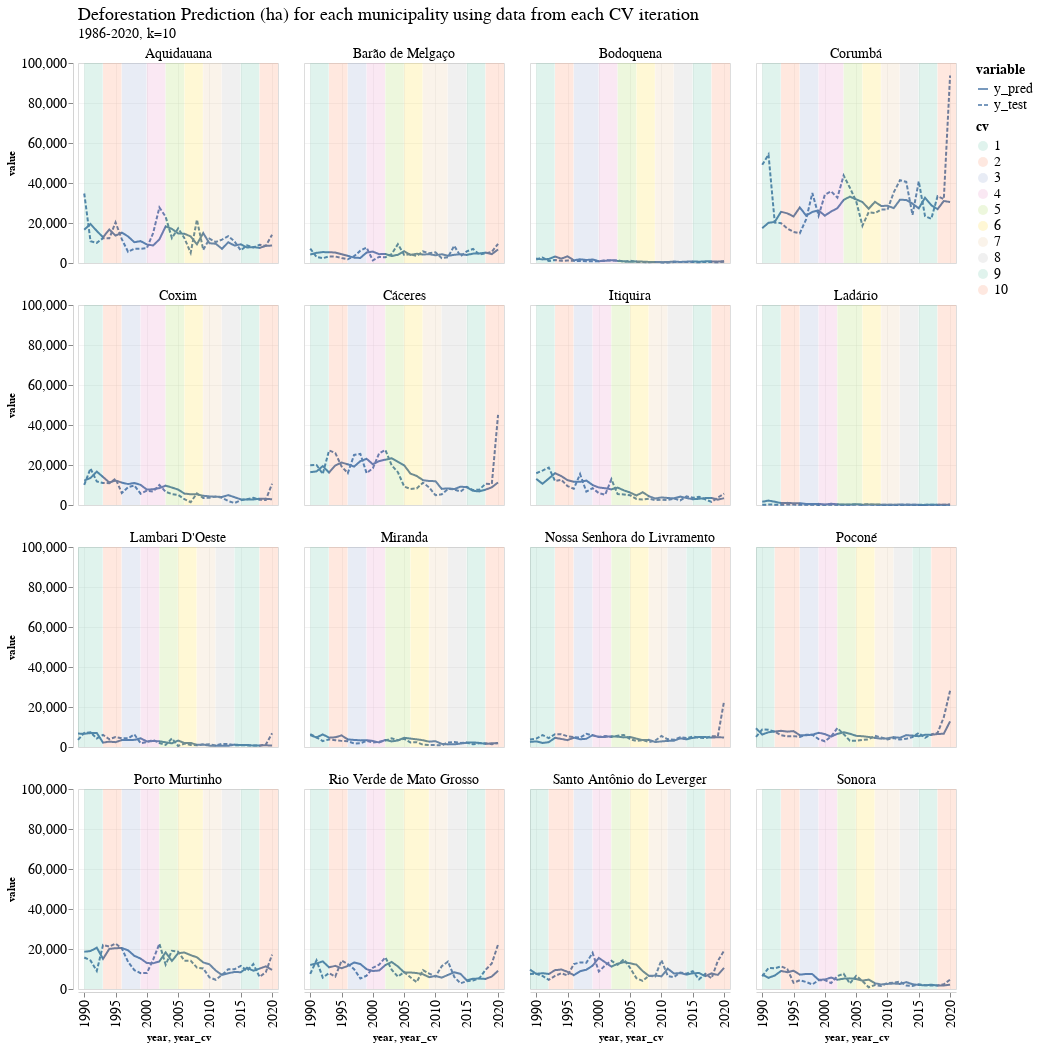

Notebook source saved alongside this figure:
### Code cell
line_chart_pred = alt.Chart(final_prediction_df).transform_fold(
    fold=['y_pred', 'y_test'], 
    as_=['variable', 'value']
).mark_line().encode(
    x=alt.X('year:T', axis = alt.Axis(format="%Y")),
    y='value:Q',
    # color=alt.Color("variable:O", scale=alt.Scale(scheme="tableau10")),
    strokeDash='variable:O'
)

area_chart = alt.Chart(final_prediction_df).mark_area(opacity=0.2).encode(
    x=alt.X("year_cv:T", axis=alt.Axis(labelAngle=-90)),
    y=alt.value(0),
    y2=alt.value(200),
    color=alt.Color("cv:O", scale=alt.Scale(scheme="set2")),
)


combined_chart = line_chart_pred + area_chart

combined_chart.properties(
    width=200,
    height=200,
).facet(
    'city:N',
    columns=4
).resolve_axis(
    # x='independent',
    # y='independent'
).resolve_scale(
    # x='independent',
    # y='independent'
).properties(
    title=science_theme_title(
        text="Deforestation Prediction (ha) for each municipality using data from each CV iteration", 
        subtitle="1986-2020, k=10"
    ),
)

### Figure 1 — Vega-Lite specification as saved in the notebook (floating-point values rounded to 4 significant figures; data arrays with more than 128 entries replaced by an {"elided": "..."} marker saying what was removed)
{"config": {"view": {"width": 533.3, "height": 300.0, "fill": "white"}, "title": {"align": "left", "anchor": "start", "frame": "group", "font": "Helvetica Neue", "fontSize": 18, "dy": -2, "subtitleFont": "Helvetica Neue", "subtitleFontSize": 14, "fontWeight": "normal"}, "axis": {"domainColor": "lightGrey", "gridColor": "lightGrey", "gridWidth": 0.25, "titleFont": "Helvetica Neue", "titleFontSize": 11, "labelFont": "Helvetica Neue", "labelFontSize": 14}, "legend": {"layout": {"anchor": "start"}, "labelLimit": 0, "titleFontSize": 14, "titleFont": "Helvetica Neue", "labelFontSize": 14, "labelFont": "Helvetica Neue"}, "header": {"title": null, "titleFont": "Helvetica Neue", "labelFont": "Helvetica Neue", "labelFontSize": 14, "labelPadding": 2}, "range": {"category": ["#0C66B5", "#BA1D32", "#0F8E40", "#E56F20", "#862BAF", "#626D69", "#ED5087", "#3DB9E2", "#51DB63", "#E26868", "#FFB270", "#B37CEA", "#A8A1A4", "#FF87CD"]}}, "data": {"name": "data-f010c3e6337137ae24cef564c1f9af44"}, "facet": {"field": "city", "type": "nominal"}, "spec": {"layer": [{"mark": "line", "encoding": {"strokeDash": {"field": "variable", "type": "ordinal"}, "x": {"axis": {"format": "%Y"}, "field": "year", "type": "temporal"}, "y": {"field": "value", "type": "quantitative"}}, "transform": [{"fold": ["y_pred", "y_test"], "as": ["variable", "value"]}]}, {"mark": {"type": "area", "opacity": 0.2}, "encoding": {"color": {"field": "cv", "scale": {"scheme": "set2"}, "type": "ordinal"}, "x": {"axis": {"labelAngle": -90}, "field": "year_cv", "type": "temporal"}, "y": {"value": 0}, "y2": {"value": 200}}}], "height": 200, "width": 200}, "columns": 4, "resolve": {"axis": {}, "scale": {}}, "title": {"align": "left", "anchor": "start", "frame": "group", "font": "Helvetica Neue", "fontSize": 18, "dy": -2, "subtitleFont": "Helvetica Neue", "subtitleFontSize": 14, "fontWeight": "normal", "text": "Deforestation Prediction (ha) for each municipality using data from each CV iteration", "subtitle": "1986-2020, k=10"}, "$schema": "https://vega.github.io/schema/vega-lite/v4.17.0.json", "datasets": {"data-f010c3e6337137ae24cef564c1f9af44": {"elided": "500 records"}}}
